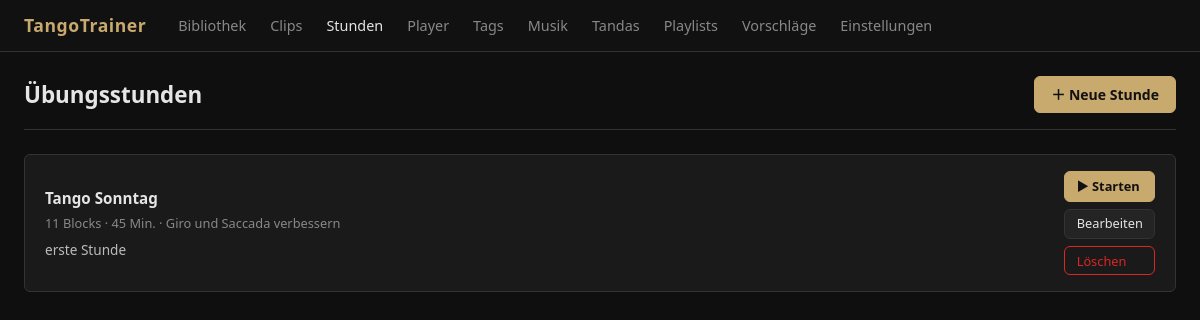
The page /lessons on the database its author committed.
### app/models.py (models this page shows)
class Lesson(Base):
    __tablename__ = "lessons"
    id = Column(Integer, primary_key=True, index=True)
    title = Column(String, nullable=False)
    description = Column(Text)
    goal = Column(Text)
    planned_duration = Column(Integer)
    created_at = Column(DateTime, default=datetime.utcnow)
    updated_at = Column(DateTime, default=datetime.utcnow, onupdate=datetime.utcnow)
    items = relationship(
        "LessonItem",
        back_populates="lesson",
        order_by="LessonItem.order_index",
        cascade="all, delete-orphan",
    )

### app/routers/lessons.py (the view)
@router.get("/lessons", response_class=HTMLResponse)
def lessons_list(request: Request, db: Session = Depends(get_db)):
    lessons = db.query(Lesson).order_by(Lesson.updated_at.desc()).all()
    return templates.TemplateResponse("lessons.html", {"request": request, "lessons": lessons})

### app/templates/lessons.html (shortened to what this page needs)
{% extends "base.html" %}
{% block content %}
<div class="page-header">
  <h1 class="page-title">Übungsstunden</h1>
  <a href="/lessons/new" class="btn btn-primary">＋ Neue Stunde</a>
</div>
{% if lessons %}
<div style="display:flex; flex-direction:column; gap:1rem;">
  {% for lesson in lessons %}
  <div class="clip-card" style="align-items:center;">
    <div class="clip-body">
      <div class="clip-title">{{ lesson.title }}</div>
      <div class="clip-meta">
        {{ lesson.items | length }} Block{{ "s" if lesson.items | length != 1 else "" }}
        {% if lesson.planned_duration %} · {{ lesson.planned_duration }} Min.{% endif %}
        {% if lesson.goal %} · {{ lesson.goal | truncate(60) }}{% endif %}
      </div>
      {% if lesson.description %}
      <div class="clip-notes">{{ lesson.description | truncate(120) }}</div>
      {% endif %}
    </div>
    <div style="display:flex; flex-direction:column; gap:0.4rem; flex-shrink:0;">
      <a href="/player/lesson/{{ lesson.id }}" class="btn btn-primary btn-sm">▶ Starten</a>
      <a href="/lessons/{{ lesson.id }}/edit" class="btn btn-secondary btn-sm">Bearbeiten</a>
      <form method="post" action="/lessons/{{ lesson.id }}/delete"
            onsubmit="return confirm('Stunde „{{ lesson.title }}" wirklich löschen?')">
        <button type="submit" class="btn btn-danger btn-sm" style="width:100%;">Löschen</button>
      </form>
    </div>
  </div>
  {% endfor %}
</div>
{% else %}
<div style="text-align:center; padding:4rem; color:var(--text-muted);">
  <p style="font-size:1.1rem; margin-bottom:1rem;">Noch keine Übungsstunden angelegt.</p>
  <a href="/lessons/new" class="btn btn-primary">Erste Stunde erstellen</a>
</div>
{% endif %}
{% endblock %}

### app/static/css/style.css (style rules this page uses)
:root { --bg: #0f0f0f; --bg-card: #1a1a1a; --bg-input: #242424; --border: #333; --text: #e5e5e5; --text-muted: #888; --accent: #c8a96e; --accent-hover: #e0c080; --danger: #dc2626; --radius: 6px; --shadow: 0 2px 8px rgba(0,0,0,0.5); }
* { box-sizing: border-box; margin: 0; padding: 0; }
body { font-family: system-ui, -apple-system, sans-serif; background: var(--bg); color: var(--text); min-height: 100vh; font-size: 15px; line-height: 1.5; }
a { color: var(--accent); text-decoration: none; }
.page-header { display: flex; align-items: center; justify-content: space-between; margin-bottom: 1.5rem; padding-bottom: 1rem; border-bottom: 1px solid var(--border); }
.page-title { font-size: 1.4rem; font-weight: 600; }
.btn { display: inline-flex; align-items: center; gap: 0.4rem; padding: 0.45rem 1rem; border-radius: var(--radius); border: 1px solid transparent; font-size: 0.875rem; cursor: pointer; transition: background 0.15s, color 0.15s; font-family: inherit; }
.btn-primary { background: var(--accent); color: #111; border-color: var(--accent); font-weight: 600; }
.btn-secondary { background: var(--bg-input); color: var(--text); border-color: var(--border); }
.btn-danger { background: transparent; color: var(--danger); border-color: var(--danger); }
.btn-sm { padding: 0.3rem 0.7rem; font-size: 0.8rem; }
.clip-card { background: var(--bg-card); border: 1px solid var(--border); border-radius: var(--radius); padding: 1rem 1.25rem; display: flex; gap: 1rem; align-items: flex-start; }
.clip-body { flex: 1; min-width: 0; }
.clip-title { font-weight: 600; font-size: 0.95rem; margin-bottom: 0.3rem; }
.clip-meta { font-size: 0.8rem; color: var(--text-muted); }
.clip-notes { font-size: 0.85rem; color: #bbb; margin-top: 0.4rem; }

### rows shown on the page
Lesson: title "Tango Sonntag", items|length "11", items "s", planned_duration "45", goal "Giro und Saccada verbessern", description "erste Stunde"
